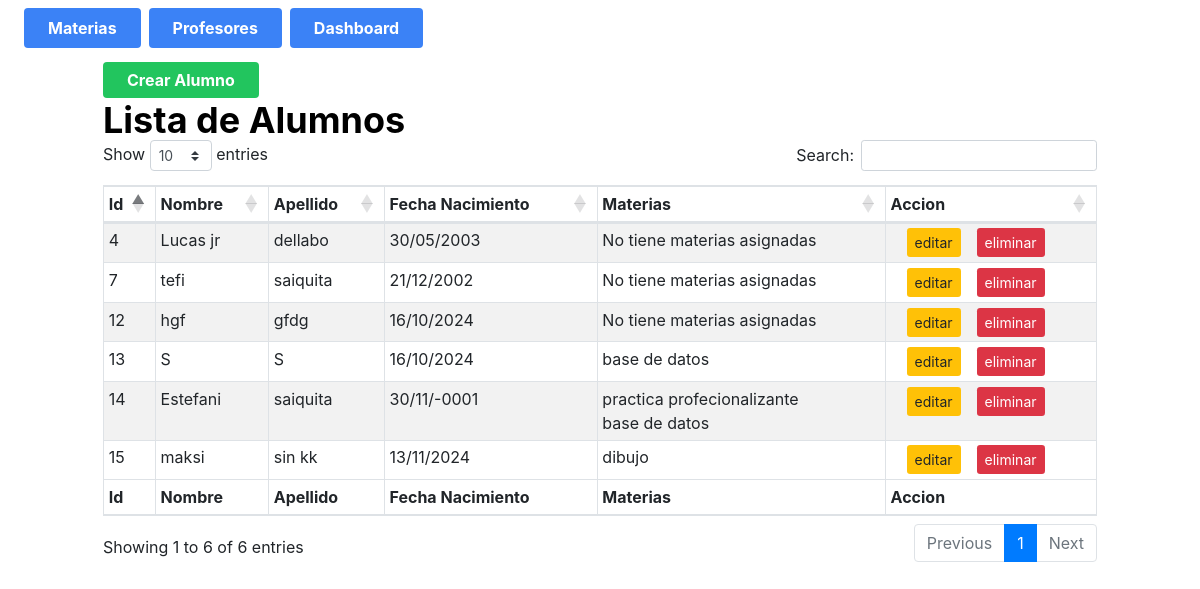
The app's page /AlumnoHTML/controllers/Alumnos/indexAlumno.php with its own data.
### tables this page shows
CREATE TABLE `alumnos` (
  `id_alumnos` int(11) NOT NULL,
  `nombre` varchar(255) NOT NULL,
  `apellido` varchar(225) NOT NULL,
  `fecha_nacimiento` date NOT NULL
);

CREATE TABLE `materias` (
  `id` int(11) NOT NULL,
  `nombre` varchar(255) NOT NULL,
  `profesor_id` int(225) NOT NULL
);

### AlumnoHTML/controllers/Alumnos/indexAlumno.php (called while the page is built)
<?php
require_once __DIR__ . "../../../model/alumno.php";
require_once __DIR__ . "../../../model/materias.php";
$alumnos = Alumno::all();
$materias = Materias::all();
require_once "../../views/Alumno/indexalumno.view.php";

### AlumnoHTML/model/alumno.php (called while the page is built, shortened)
<?php
require_once __DIR__ . '../../model/conexion.php';
require_once __DIR__ . "../../model/materias.php";
class Alumno extends Conexion
{
    public $id_alumnos, $nombre, $apellido, $fecha_nacimiento;
    public static function all()
    {
        $conexion = new Conexion();
        $conexion->conectar();
        $result = mysqli_prepare($conexion->con, "SELECT * FROM alumnos");
        $result->execute();
        $valoresDb = $result->get_result();
        $alumnos = [];
        while ($alumno = $valoresDb->fetch_object(Alumno::class)) {
            $alumnos[] = $alumno;
        }
        return $alumnos;
    }
    public function materias()
    {
        $result = mysqli_prepare($this->con, "SELECT materias.* FROM materias INNER JOIN alumnos_materias ON materias.id = alumnos_materias.id_materia WHERE alumnos_materias.id_alumno = ?");
        $result->bind_param("i", $this->id_alumnos);
        $result->execute();
        $valoresDb = $result->get_result();
        $materias = [];
        while ($materia = $valoresDb->fetch_object(Materias::class)) {
            $materias[] = $materia;
        }
        return $materias;
    }
}

### AlumnoHTML/model/conexion.php (called while the page is built, shortened)
<?php
class Conexion{
    private $host = "localhost";
    private $user = "root";
    private $password = "";
    private $database = "crud";
    public function conectar(){
        $this->con = mysqli_connect($this->host, $this->user, $this->password, $this->database);
    }
}

### AlumnoHTML/model/materias.php (called while the page is built, shortened)
<?php
require_once __DIR__ . "../../model/conexion.php";
require_once __DIR__ . "../../model/alumno.php";
class Materias extends Conexion {
public static function all(){
    $conexion = new Conexion();
    $conexion->conectar();
    $result =mysqli_prepare($conexion->con, "SELECT * FROM materias");
    $result->execute();
    $valoresDb = $result-> get_result();
    $materias = [];
    while ($materia = $valoresDb->fetch_object(Materias::class)){
        $materias[] = $materia;
    }
    return $materias;
}
}

### AlumnoHTML/views/Alumno/indexalumno.view.php (the view, shortened to what this page needs)
<!DOCTYPE html>
<html lang="es">
<head>
    <link rel="stylesheet" href="https://cdnjs.cloudflare.com/ajax/libs/twitter-bootstrap/4.5.2/css/bootstrap.css" />
    <link rel="stylesheet" href="https://cdn.datatables.net/1.11.3/css/dataTables.bootstrap4.min.css" />
    <link rel="stylesheet" href="//stackpath.bootstrapcdn.com/bootstrap/4.3.1/css/bootstrap.min.css">
</head>
<body>
    <div class="flex justify-left space-x-2 mt-2 mx-4">
        <a href="../../controllers/Materias/indexMaterias.php" class="bg-blue-500 text-white font-bold py-2 px-4 rounded hover:bg-blue-600 transition duration-300"> <button>Materias</button></a>
        <a href="../../controllers/Profesores/indexProfesores.php" class="bg-blue-500 text-white font-bold py-2 px-4 rounded hover:bg-blue-600 transition duration-300"> <button>Profesores</button></a>
        <a href="../../dashboard/charts.php" class="bg-blue-500 text-white font-bold py-2 px-4 rounded hover:bg-blue-600 transition duration-300"<button>Dashboard</button></a>
    </div>
    <div class="bs-example">
        <div class="container">
            <div class="row">
                <div class="col-md-12">
                    <div class="page-header clearfix mb-2">
                        <a href="createAlumno.php" class="bg-green-500 text-white font-bold py-2 px-4 rounded hover:bg-green-600 transition duration-300">Crear Alumno</a>
                    </div>
                    <h2 class="pull-left text-4xl font-bold text-black">Lista de Alumnos</h2>
                    <table id="listaUsuarios" class="table table-sm table-striped table-bordered" style="width:100%">
                        <thead>
                            <tr>
                                <th>Id</th>
                                <th>Nombre</th>
                                <th>Apellido</th>
                                <th>Fecha Nacimiento</th>
                                <th>Materias</th>
                                <th>Accion</th>
                            </tr>
                        </thead>
                        <tbody>
                            <?php
                            foreach ($alumnos as $alumno) { ?>
                                <tr>
                                    <td><?= $alumno->id_alumnos; ?></td>
                                    <td><?= $alumno->nombre; ?></td>
                                    <td><?= $alumno->apellido; ?></td>
                                    <td><?= date('d/m/Y', strtotime($alumno->fecha_nacimiento)); ?></td>
                                    <td>
                                        <?php
                                        $materias = $alumno->materias();
                                        if (!empty($materias)) {
                                            echo "<ul>";
                                            foreach ($materias as $materia) {
                                                echo "<li>" . ($materia->nombre) . "</li>";
                                            }
                                            echo "</ul>";
                                        } else {
                                            echo "No tiene materias asignadas";
                                        }
                                        ?>
                                    </td>
                                    <td>
                                        <div class="btn-group">
                                            <a href="editarAlumno.php?id=<?= $alumno->id_alumnos; ?> " class="btn-warning btn-sm mx-3">editar</a>
                                            <a href="eliminarAlumno.php?id=<?= $alumno->id_alumnos; ?> " class="btn-danger btn-sm">eliminar</a>
                                        </div>
                                    </td>
                                </tr>
                            <?php }
                            ?>
                        </tbody>
                        <tfoot>
                            <tr>
                                <th>Id</th>
                                <th>Nombre</th>
                                <th>Apellido</th>
                                <th>Fecha Nacimiento</th>
                                <th>Materias</th>
                                <th>Accion</th>
                            </tr>
                        </tfoot>
                    </table>
                </div>
            </div>
        </div>
    </div>
</body>
<script src="https://cdn.tailwindcss.com"></script>
</html>

### AlumnoHTML/views/Alumno/indexalumno.view.php (style rules this page uses)
.bs-example { margin: 20px; }

### records on screen
alumnos: id_alumnos "4", nombre "Lucas jr", apellido "dellabo", fecha_nacimiento "30/05/2003", shows "No tiene materias asignadas"
alumnos: id_alumnos "7", nombre "tefi", apellido "saiquita", fecha_nacimiento "21/12/2002", shows "No tiene materias asignadas"
alumnos: id_alumnos "12", nombre "hgf", apellido "gfdg", fecha_nacimiento "16/10/2024", shows "No tiene materias asignadas"
alumnos: id_alumnos "13", nombre "S", apellido "S", fecha_nacimiento "16/10/2024"
materias: nombre "base de datos"
alumnos: id_alumnos "14", nombre "Estefani", apellido "saiquita", fecha_nacimiento "30/11/-0001"
materias: nombre "practica profecionalizante"
alumnos: id_alumnos "15", nombre "maksi", apellido "sin kk", fecha_nacimiento "13/11/2024"
materias: nombre "dibujo"
